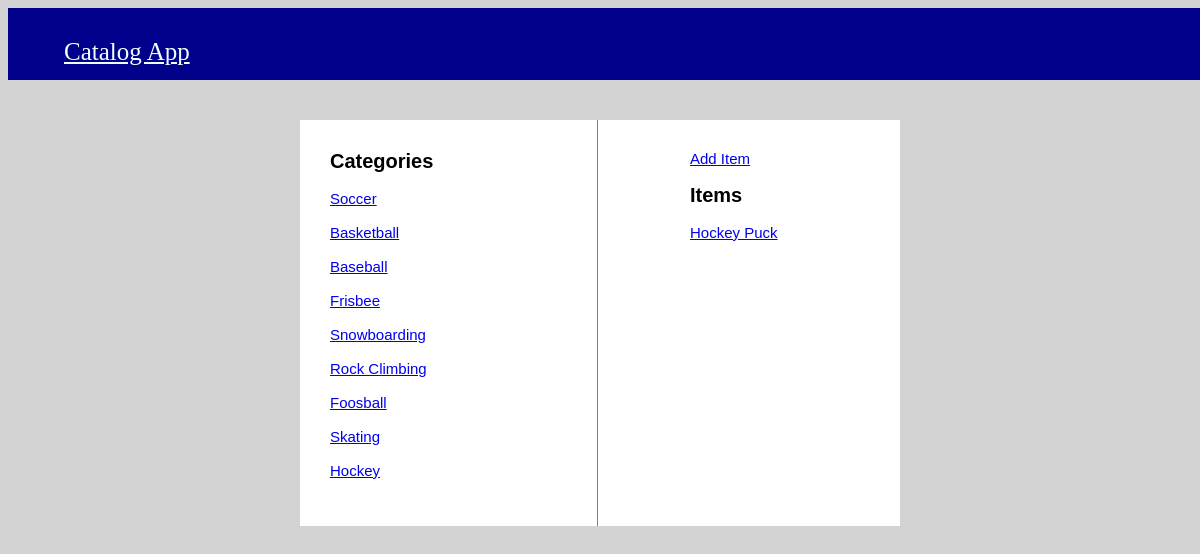
/catalog/Hockey/items/, run on an earlier commit of the app's database.
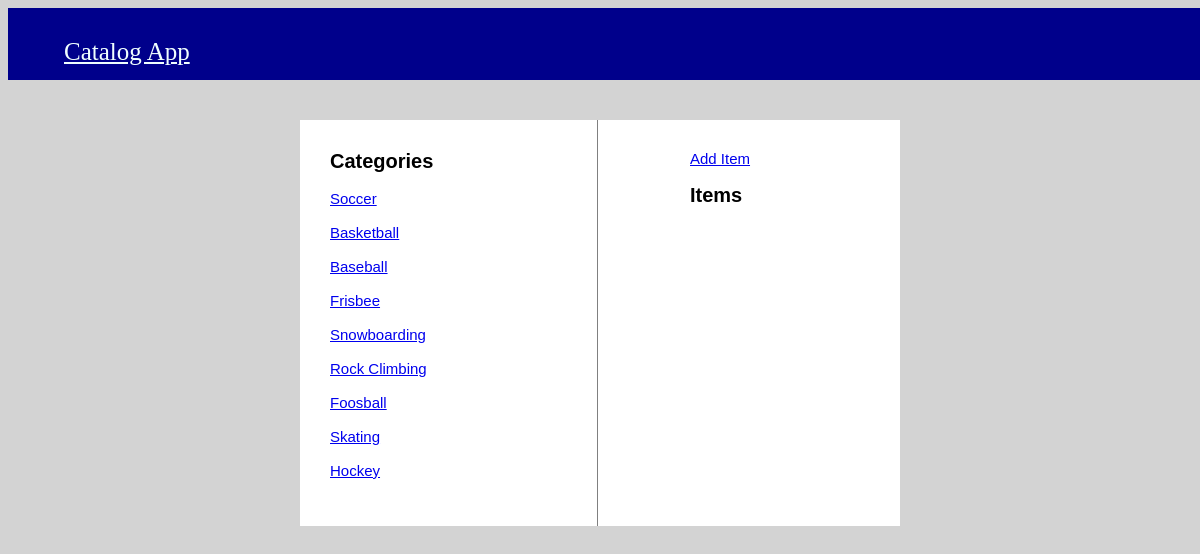
And on a later commit of the database.
### catalog_database_setup.py (models this page shows, shortened)
class Item(Base):
    __tablename__ = 'items'
    name = Column(String(80), nullable=False, unique=True)
    id = Column(Integer, primary_key=True)
    description = Column(String(500), nullable=True)
    category_id = Column(Integer, ForeignKey('categories.id'))
    category = relationship(Category, back_populates="items")

class Category(Base):
    __tablename__ = 'categories'
    id = Column(Integer, primary_key=True)
    name = Column(String(250), nullable=False, unique=True)
    items = relationship("Item", back_populates="category")
    def __repr__(self):
        return f"Category(name={self.name}, id={self.id})"

### app.py (the view)
@app.route("/catalog/<category_name>/items/", methods=['GET'])
def catalog_desc(category_name):
    db_session = DBSession()
    categories = db_session.query(Category)
    category = db_session.query(Category).filter_by(name=category_name).one()
    print(category)
    items = db_session.query(Item).filter_by(category_id=category.id).all()
    return render_template('category.html', items=items, category_name=category.name, categories=categories)

### templates/category.html (shortened to what this page needs)
<html>
    <head>
        <link rel="stylesheet" type='text/css' href="{{url_for('static', filename='style.css')}}">
    </head>
    <body>
        <nav id="navbar">
            <ul>
                <li><a href="/">Catalog App</a>
                </li>
            </ul>
        </nav>
        <div class="box-white">
            <div class="row">
                <div class="column-right-right">
                    <a href="{{url_for('new_item', category_name=category_name)}}">Add Item</a></br></br>
                    <Strong>Items</Strong>
                    {% for x in items %}
                    <a href="/catalog/{{category_name}}/{{x.name}}/">{{x.name}}</a></br></br>
                    {% endfor %}
                </div>
                <div class="column-left">
                    <Strong>Categories</Strong>
                    {% for i in categories %}
                    <a href="/catalog/{{i.name}}/items">{{i.name}}</a></br></br>
                    {% endfor %}
                </div>
            </div>
        </div>
    </body>
</html>

What changed in the data, as far as the page shows it:
removed Item: name "Hockey Puck"
